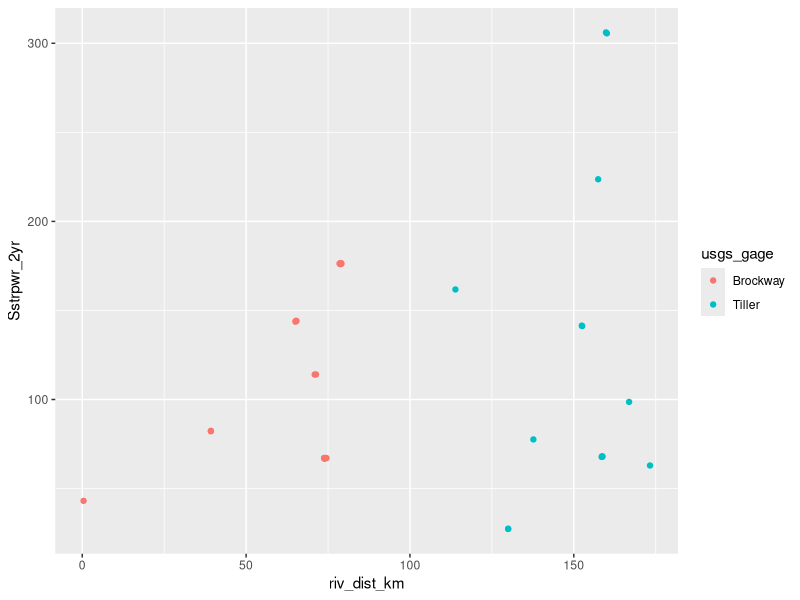
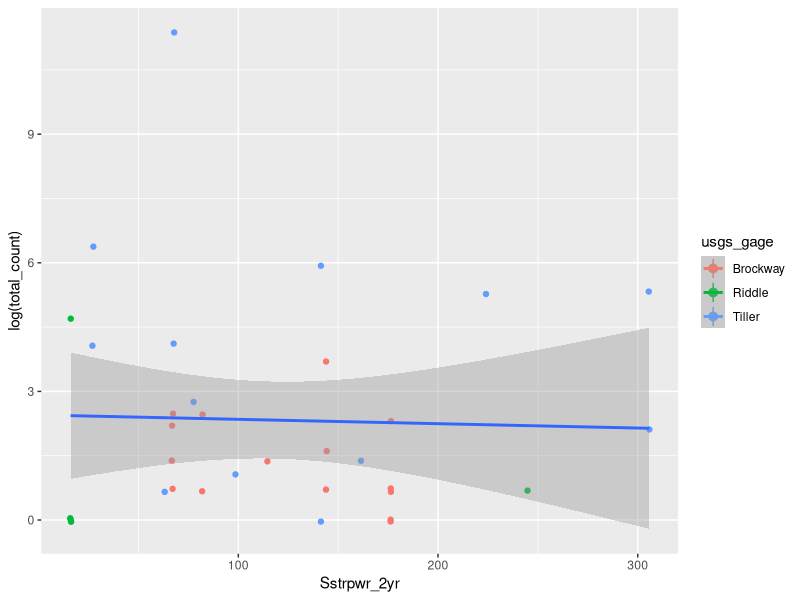
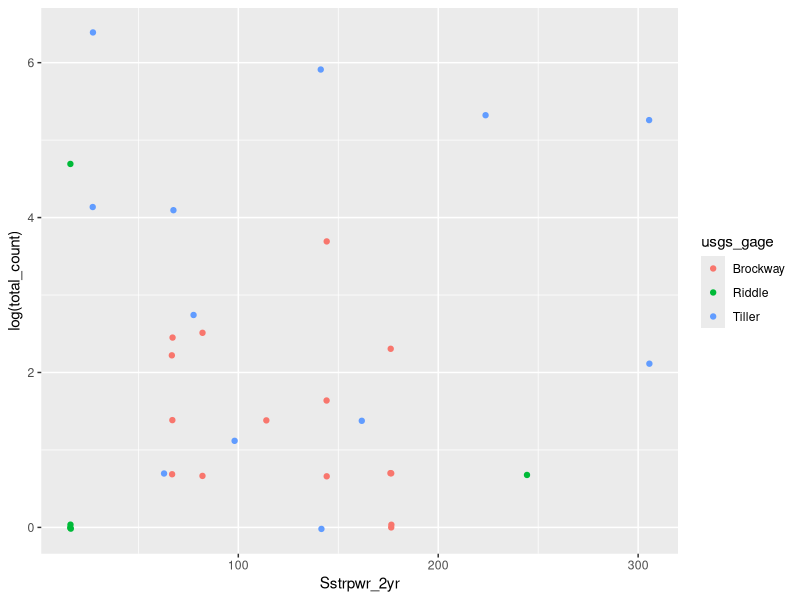
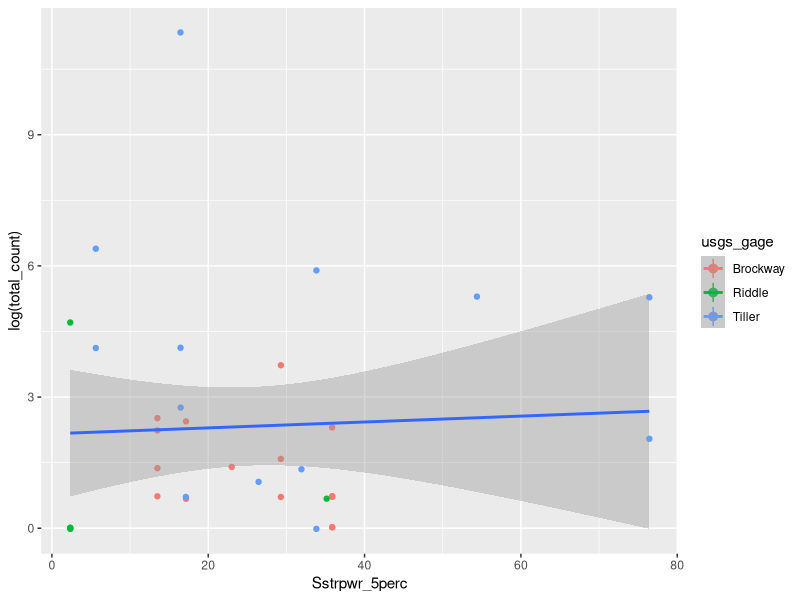
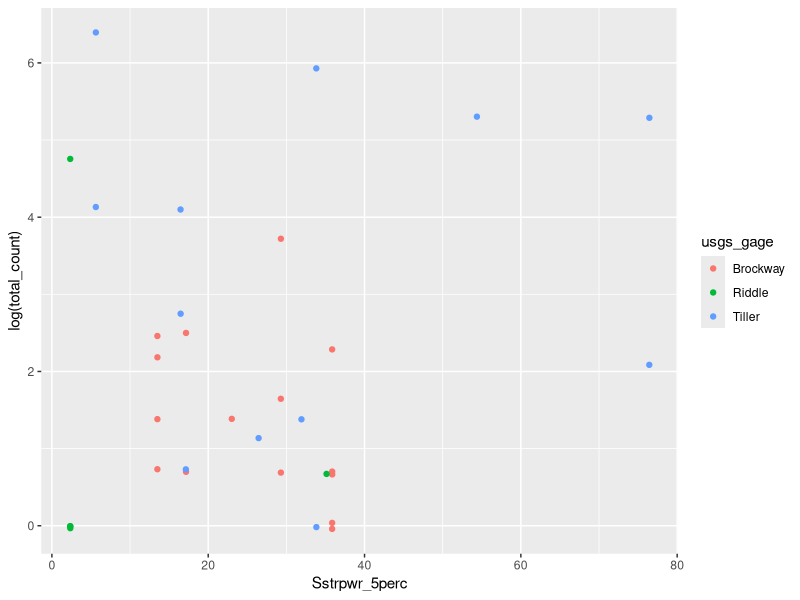
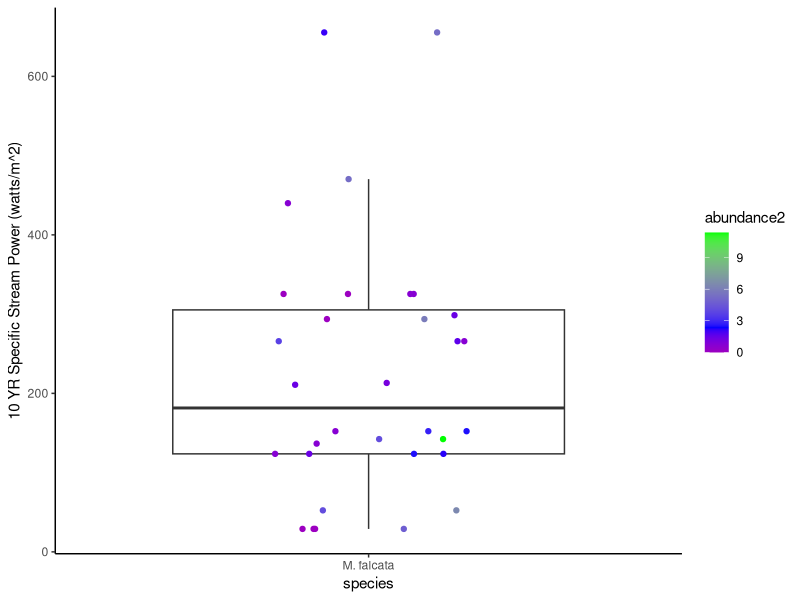
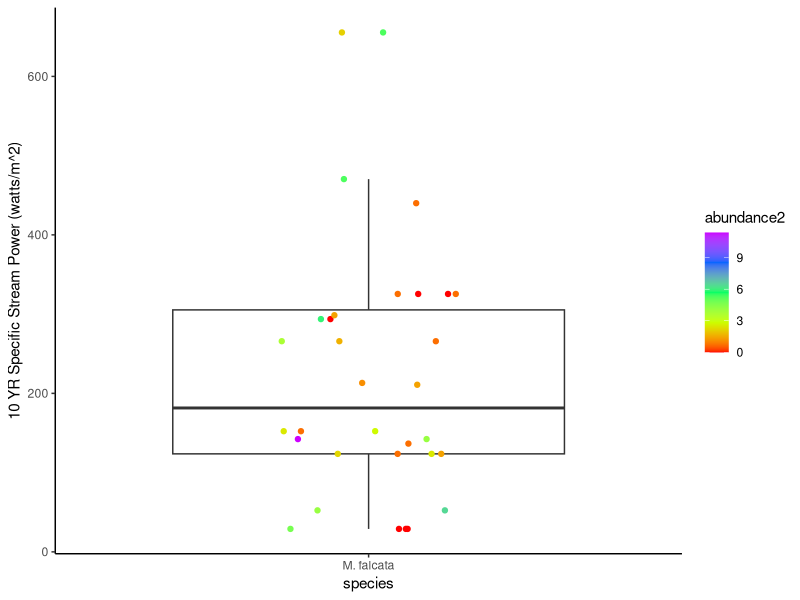

These figures' R source, in order:
# Set workspace directory and bring in datasets + libraries
setwd("/Users/williamjohnson/Desktop/Laura/Hallett_Lab/Repositories/thesis-mussels/site_DATAexplore")

library(tidyverse)

abundance <- as.tibble(read.csv("laurancy.csv", header = TRUE))
streampwr <- as.tibble(read.csv("streamPWR.csv", header = TRUE))
dist <- as.tibble(read.csv("SUMPpnts_distance_area.csv", header = TRUE))

#select only needed columns from streampwr
streampwr2 <- streampwr %>%
  select(site_id, av_SLPE_gradient, av_acw, Sstrpwr_2yr, Sstrpwr_5perc )

#### VISUALIZATION OF RIVER DISTANCE (KM) VS STREAM PWR (2 YR) for the South Umpqua 

# Join abundance and stream pwr datasets on site_id (need to bring in site id variable)
AbunPwr <- inner_join(abundance, streampwr2, by = "site_id")

# Join AbunPwr and distance datasets by obs_id
AbunPwrDist <- inner_join(AbunPwr, dist, by = "obs_id") 

AbunPwrDist <- AbunPwrDist %>%
  filter(!usgs_gage %in% c("Riddle"))


# Visualize river distance (km) by stream pwr (2 yr)

ggplot(AbunPwrDist, aes(riv_dist_km, Sstrpwr_2yr, color = usgs_gage)) + geom_jitter() 


###### FOLLOWING CODE ONLY APPLIES TO VISUALIZATIONS INVOLVING ABUNDANCES

#filter out nancy's obs that are repeats @ k bar ranch, wiegle rd, and coffee cr
abundance2 <- abundance %>%
  filter(!obs_id %in% c("MAFA_CoffeCr1", "MAFA_KBarRanch", "MAFA_WiegleRd"))%>%
# filter out shell records
  filter(!obs_type == "shell")

#Join abundance and streampwr datasets
abunpwr <- abundance2 %>%
  inner_join(streampwr2, by = "site_id")

# Do initial visualization with streampwr2 and laurancy 
ggplot(abunpwr, aes(Sstrpwr_2yr, log(total_count), color = usgs_gage)) + geom_jitter() +
  stat_summary(fun.data=mean_cl_normal) + 
  geom_smooth(method='lm', formula= y~x, aes(group=1))


# No way to get around the fact that 90,000 mussels at TIL03 really obscures the graph... see what it looks like
# with this value removed
abunpwr %>%
  filter(!obs_id == "TIL0301") %>%
  ggplot(aes(Sstrpwr_2yr, log(total_count), color = usgs_gage)) + geom_jitter() 

#Now do the same thing with 5 perc flow Sstrpwr

ggplot(abunpwr, aes(Sstrpwr_5perc, log(total_count), color= usgs_gage)) + geom_jitter() +
  stat_summary(fun.data=mean_cl_normal) + 
  geom_smooth(method='lm', formula= y~x, aes(group=1))


# No way to get around the fact that 90,000 mussels at TIL03 really obscures the graph... see what it looks like
# with this value removed
abunpwr %>%
  filter(!obs_id == "TIL0301") %>%
  ggplot(aes(Sstrpwr_5perc, log(total_count), color = usgs_gage)) + geom_jitter() 

# my points seem off... too many observations at log(x) value 6.... see what log(total_count) looks like

####### July 6th Box Plot of Values
streampwr <- as.tibble(read.csv("stats_streamPWR.csv", header = TRUE))
streampwr2 <- streampwr %>%
  mutate(abundance2 = log(abundance)) %>%
  select(obs_id, site_id, abundance, abundance2, Sstrpwr_10yr) %>%
  mutate(species = "M. falcata")

boxplot <- ggplot(streampwr2, aes(species, Sstrpwr_10yr, color = abundance2)) + geom_boxplot(outlier.shape = NA) + 
  geom_jitter(width = 0.2) + ylab("10 YR Specific Stream Power (watts/m^2)") + theme_classic() #+ 
  #scale_color_gradientn(name = "log(Mussel Abundance)" +
  #theme(legend.title = element_text(size=rel(1.15), hjust=0.5, face="bold"))
 
mid <- mean(streampwr2$abundance2)
boxplot + scale_color_gradient2(midpoint = mid, low = "red", mid = "blue", high = "green")

boxplot + scale_color_gradientn(colours = rainbow(5))

log(200)
